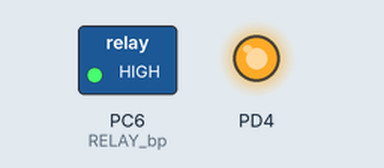
This program was run on a simulated ATmega32, built with avr-gcc and emulated at 16 MHz. Shown: switched loads named in the program (green lamp = pin HIGH), output pins drawn as LEDs (lit = HIGH).

Above: at 0.2 s.
At 6.6 s:
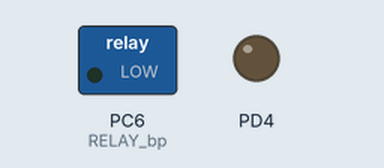
Timing chart, 0 to 10.9 s (numbered marks = the images above):
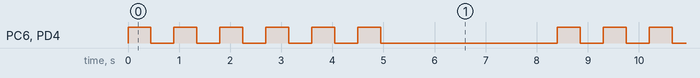

Measured:
- by itself, PC6 (RELAY_bp), PD4: repeats every 8.4 s: 5 × (LOW 0.45 s, HIGH 0.45 s), LOW 3.5 s, HIGH 0.45 s
- by itself, everything shown: repeats every 8.4 s, in 12 steps

The program:

main.c
```c
/*
 * QuadrivPro.c
 *
 * Created: 10.11.2017 11:06:00
 * Author : Hm
 */

#define F_CPU	16e6

#include <avr/io.h>
#include <util/delay.h>

#define RELAY_PORT			PORTC
#define RELAY_bp			PC6

#define STATE_LED_PORT		PORTD
#define STATE_LED_bp		PD4

#define POWER_OUT_PORT		PORTC
#define POWER_OUT_1_bp		PC5
#define POWER_OUT_2_bp		PC4
#define POWER_OUT_3_bp		PC3
#define POWER_OUT_4_bp		PC2

#define DDRx(PORT)			(*(&PORT-1))
#define PINx(PIN)			(*(&PIN-2 ))

#define BS(PORT, BIT)		(PORT |=  (1<<BIT))
#define BC(PORT, BIT)		(PORT &= ~(1<<BIT))
#define BT(PIN, BIT)		(PIN  =   (1<<BIT))


int main(void)
{
	DDRx(STATE_LED_PORT) |= (1<<STATE_LED_bp);

	DDRx(RELAY_PORT)	 |= (1<<RELAY_bp);

	DDRx(POWER_OUT_PORT) |= (1<<POWER_OUT_1_bp) | // power out driver(s) cnfg.
							(1<<POWER_OUT_2_bp) |
							(1<<POWER_OUT_3_bp) |
							(1<<POWER_OUT_4_bp);

    while (1)
    {
		uint8_t cycleCnt = 0x00;

		for (cycleCnt = 0x00 ; cycleCnt < 6 ; cycleCnt++)
		{
			BS(RELAY_PORT,RELAY_bp);
			BS(POWER_OUT_PORT,(POWER_OUT_1_bp |
							   POWER_OUT_2_bp |
							   POWER_OUT_3_bp |
							   POWER_OUT_4_bp));
			BS(STATE_LED_PORT,STATE_LED_bp);
			_delay_ms(450);
			BC(RELAY_PORT,RELAY_bp);
			BC(POWER_OUT_PORT,POWER_OUT_1_bp |
							  POWER_OUT_2_bp |
							  POWER_OUT_3_bp |
							  POWER_OUT_4_bp );
			BC(STATE_LED_PORT,STATE_LED_bp);
			_delay_ms(450);
		}

		_delay_ms(3000);

    }
}
```
